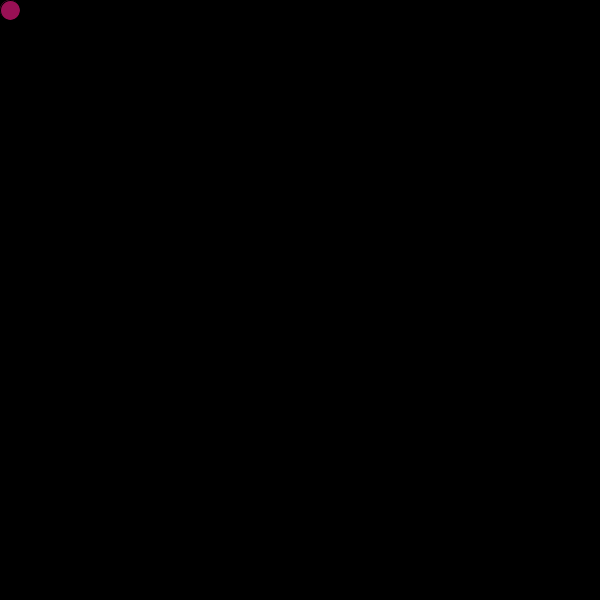
Frame 1 (no input)
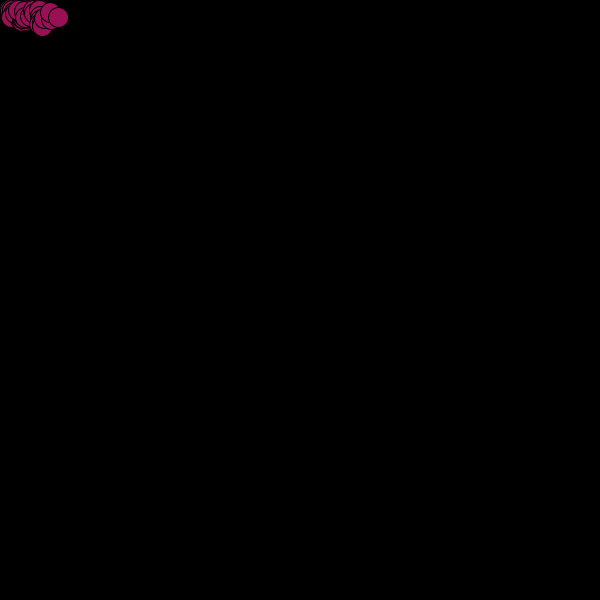
Frame 60 (the mouse pressed at the canvas centre just before this capture)
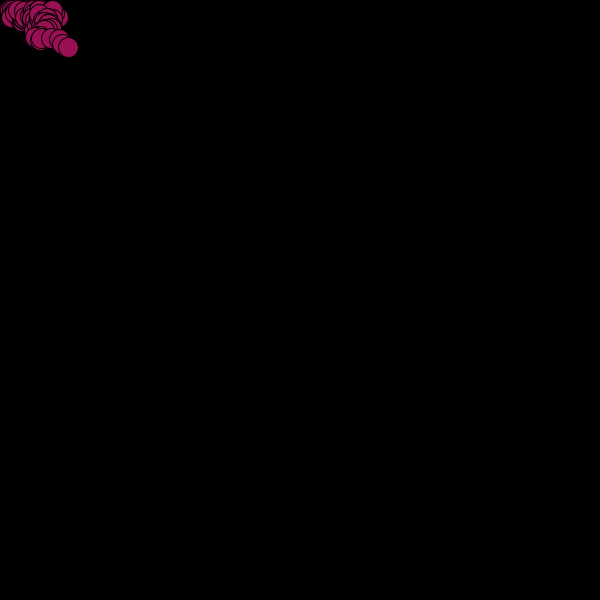
Frame 120 (the mouse held since frame 60 and released just before this capture)

The Processing sketch that drew these frames (run headless with seeded random() and noise(); from frame 60 on, the mouse is pressed at the canvas centre):

// Processing sketch: random01
// ── random01.pde
Ball ball;

float rand1, rand2;

void setup() {
  size(600, 600);
  ball = new Ball(rand1 * width, rand2 * height);
  background(0,0,0);
}

void draw() {
  ball.updateMe(); //<>//
  ball.drawMe();
}
// ── Ball.pde
class Ball {
  
  PVector pos;
  PVector vel;
  PVector acc;
  float velX, velY;
  int fillColor;
  float rad;
  float xMin, xMax, yMin, yMax;
  float angle;
  float velMax;
  float velMag;

  Ball(float x, float y) {
    pos = new PVector(x, y);
    vel = new PVector(x, y);
    fillColor = 0xFF991055;
    rad = 10;
    xMin = 0;
    xMax = width;
    yMin = 0;
    yMax = height;
    velMax = 10;
  }
  
  void updateMe() {
    rand1 = random(1);
    rand2 = random(1);
    angle = randomGaussian() * 2 * PI;
    velMag = velMax * rand1;
    vel.x = velMag * cos(angle);
    vel.y = velMag * sin(angle);
    pos.add(vel);
    //vel.add(acc);
    bounce();
  }
  
  void drawMe(){
    fill(fillColor);
    ellipseMode(RADIUS);
    ellipse (pos.x, pos.y, rad, rad);
  }

  void bounce() {
    if (pos.x < xMin + rad) {
      pos.x = xMin + rad;
      vel.x *= -1;
    }
    if (pos.x > xMax - rad) {
      pos.x = xMax - rad;
      vel.x *= -1;
    }
    if (pos.y < yMin + rad) {
      pos.y = yMin + rad;
      vel.y *= -1;
    }
    if (pos.y > yMax - rad) {
      pos.y = yMax - rad;
      vel.y *= -1;
    }
  }
}
